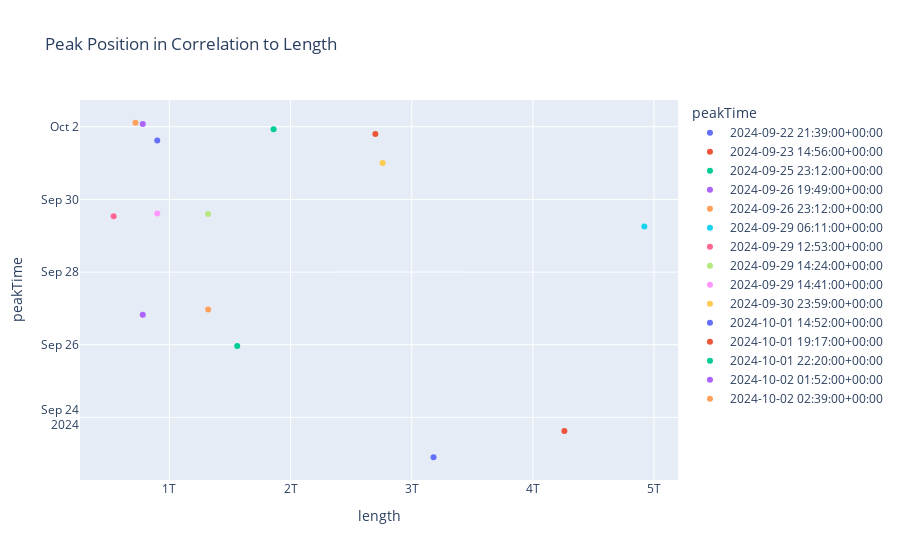

The code cell stored with this chart in its notebook:
### Code cell
## This is a scatterplot comparing the length and the peak time of 
px.scatter(data_frame=df.head(15), x='length', y='peakTime', color='peakTime', title = 'Peak Position in Correlation to Length')

### Figure 1 — Plotly figure (JSON) as saved in the notebook; plotly's stock layout.template omitted (floating-point values rounded to 4 significant figures)
{"data": [{"hovertemplate": "peakTime=%{y}<br>length=%{x}<extra></extra>", "legendgroup": "2024-09-22 21:39:00+00:00", "marker": {"color": "#636efa", "symbol": "circle"}, "mode": "markers", "name": "2024-09-22 21:39:00+00:00", "orientation": "v", "showlegend": true, "type": "scatter", "x": [3180000000000], "xaxis": "x", "y": ["2024-09-22T21:39:00+00:00"], "yaxis": "y"}, {"hovertemplate": "peakTime=%{y}<br>length=%{x}<extra></extra>", "legendgroup": "2024-09-23 14:56:00+00:00", "marker": {"color": "#EF553B", "symbol": "circle"}, "mode": "markers", "name": "2024-09-23 14:56:00+00:00", "orientation": "v", "showlegend": true, "type": "scatter", "x": [4260000000000], "xaxis": "x", "y": ["2024-09-23T14:56:00+00:00"], "yaxis": "y"}, {"hovertemplate": "peakTime=%{y}<br>length=%{x}<extra></extra>", "legendgroup": "2024-09-25 23:12:00+00:00", "marker": {"color": "#00cc96", "symbol": "circle"}, "mode": "markers", "name": "2024-09-25 23:12:00+00:00", "orientation": "v", "showlegend": true, "type": "scatter", "x": [1560000000000], "xaxis": "x", "y": ["2024-09-25T23:12:00+00:00"], "yaxis": "y"}, {"hovertemplate": "peakTime=%{y}<br>length=%{x}<extra></extra>", "legendgroup": "2024-09-26 19:49:00+00:00", "marker": {"color": "#ab63fa", "symbol": "circle"}, "mode": "markers", "name": "2024-09-26 19:49:00+00:00", "orientation": "v", "showlegend": true, "type": "scatter", "x": [780000000000], "xaxis": "x", "y": ["2024-09-26T19:49:00+00:00"], "yaxis": "y"}, {"hovertemplate": "peakTime=%{y}<br>length=%{x}<extra></extra>", "legendgroup": "2024-09-26 23:12:00+00:00", "marker": {"color": "#FFA15A", "symbol": "circle"}, "mode": "markers", "name": "2024-09-26 23:12:00+00:00", "orientation": "v", "showlegend": true, "type": "scatter", "x": [1320000000000], "xaxis": "x", "y": ["2024-09-26T23:12:00+00:00"], "yaxis": "y"}, {"hovertemplate": "peakTime=%{y}<br>length=%{x}<extra></extra>", "legendgroup": "2024-09-29 06:11:00+00:00", "marker": {"color": "#19d3f3", "symbol": "circle"}, "mode": "markers", "name": "2024-09-29 06:11:00+00:00", "orientation": "v", "showlegend": true, "type": "scatter", "x": [4920000000000], "xaxis": "x", "y": ["2024-09-29T06:11:00+00:00"], "yaxis": "y"}, {"hovertemplate": "peakTime=%{y}<br>length=%{x}<extra></extra>", "legendgroup": "2024-09-29 12:53:00+00:00", "marker": {"color": "#FF6692", "symbol": "circle"}, "mode": "markers", "name": "2024-09-29 12:53:00+00:00", "orientation": "v", "showlegend": true, "type": "scatter", "x": [540000000000], "xaxis": "x", "y": ["2024-09-29T12:53:00+00:00"], "yaxis": "y"}, {"hovertemplate": "peakTime=%{y}<br>length=%{x}<extra></extra>", "legendgroup": "2024-09-29 14:24:00+00:00", "marker": {"color": "#B6E880", "symbol": "circle"}, "mode": "markers", "name": "2024-09-29 14:24:00+00:00", "orientation": "v", "showlegend": true, "type": "scatter", "x": [1320000000000], "xaxis": "x", "y": ["2024-09-29T14:24:00+00:00"], "yaxis": "y"}, {"hovertemplate": "peakTime=%{y}<br>length=%{x}<extra></extra>", "legendgroup": "2024-09-29 14:41:00+00:00", "marker": {"color": "#FF97FF", "symbol": "circle"}, "mode": "markers", "name": "2024-09-29 14:41:00+00:00", "orientation": "v", "showlegend": true, "type": "scatter", "x": [900000000000], "xaxis": "x", "y": ["2024-09-29T14:41:00+00:00"], "yaxis": "y"}, {"hovertemplate": "peakTime=%{y}<br>length=%{x}<extra></extra>", "legendgroup": "2024-09-30 23:59:00+00:00", "marker": {"color": "#FECB52", "symbol": "circle"}, "mode": "markers", "name": "2024-09-30 23:59:00+00:00", "orientation": "v", "showlegend": true, "type": "scatter", "x": [2760000000000], "xaxis": "x", "y": ["2024-09-30T23:59:00+00:00"], "yaxis": "y"}, {"hovertemplate": "peakTime=%{y}<br>length=%{x}<extra></extra>", "legendgroup": "2024-10-01 14:52:00+00:00", "marker": {"color": "#636efa", "symbol": "circle"}, "mode": "markers", "name": "2024-10-01 14:52:00+00:00", "orientation": "v", "showlegend": true, "type": "scatter", "x": [900000000000], "xaxis": "x", "y": ["2024-10-01T14:52:00+00:00"], "yaxis": "y"}, {"hovertemplate": "peakTime=%{y}<br>length=%{x}<extra></extra>", "legendgroup": "2024-10-01 19:17:00+00:00", "marker": {"color": "#EF553B", "symbol": "circle"}, "mode": "markers", "name": "2024-10-01 19:17:00+00:00", "orientation": "v", "showlegend": true, "type": "scatter", "x": [2700000000000], "xaxis": "x", "y": ["2024-10-01T19:17:00+00:00"], "yaxis": "y"}, {"hovertemplate": "peakTime=%{y}<br>length=%{x}<extra></extra>", "legendgroup": "2024-10-01 22:20:00+00:00", "marker": {"color": "#00cc96", "symbol": "circle"}, "mode": "markers", "name": "2024-10-01 22:20:00+00:00", "orientation": "v", "showlegend": true, "type": "scatter", "x": [1860000000000], "xaxis": "x", "y": ["2024-10-01T22:20:00+00:00"], "yaxis": "y"}, {"hovertemplate": "peakTime=%{y}<br>length=%{x}<extra></extra>", "legendgroup": "2024-10-02 01:52:00+00:00", "marker": {"color": "#ab63fa", "symbol": "circle"}, "mode": "markers", "name": "2024-10-02 01:52:00+00:00", "orientation": "v", "showlegend": true, "type": "scatter", "x": [780000000000], "xaxis": "x", "y": ["2024-10-02T01:52:00+00:00"], "yaxis": "y"}, {"hovertemplate": "peakTime=%{y}<br>length=%{x}<extra></extra>", "legendgroup": "2024-10-02 02:39:00+00:00", "marker": {"color": "#FFA15A", "symbol": "circle"}, "mode": "markers", "name": "2024-10-02 02:39:00+00:00", "orientation": "v", "showlegend": true, "type": "scatter", "x": [720000000000], "xaxis": "x", "y": ["2024-10-02T02:39:00+00:00"], "yaxis": "y"}], "layout": {"autosize": true, "legend": {"title": {"text": "peakTime"}, "tracegroupgap": 0}, "title": {"text": "Peak Position in Correlation to Length"}, "xaxis": {"anchor": "y", "autorange": true, "domain": [0, 1], "range": [270600000000.0, 5189000000000.0], "title": {"text": "length"}, "type": "linear"}, "yaxis": {"anchor": "x", "autorange": true, "categoryarray": ["2024-10-02T02:39:00+00:00", "2024-10-02T01:52:00+00:00", "2024-10-01T22:20:00+00:00", "2024-10-01T19:17:00+00:00", "2024-10-01T14:52:00+00:00", "2024-09-30T23:59:00+00:00", "2024-09-29T14:41:00+00:00", "2024-09-29T14:24:00+00:00", "2024-09-29T12:53:00+00:00", "2024-09-29T06:11:00+00:00", "2024-09-26T23:12:00+00:00", "2024-09-26T19:49:00+00:00", "2024-09-25T23:12:00+00:00", "2024-09-23T14:56:00+00:00", "2024-09-22T21:39:00+00:00"], "categoryorder": "array", "domain": [0, 1], "range": ["2024-09-22 03:24:43.6893", "2024-10-02 20:53:16.3107"], "title": {"text": "peakTime"}, "type": "date"}}}
